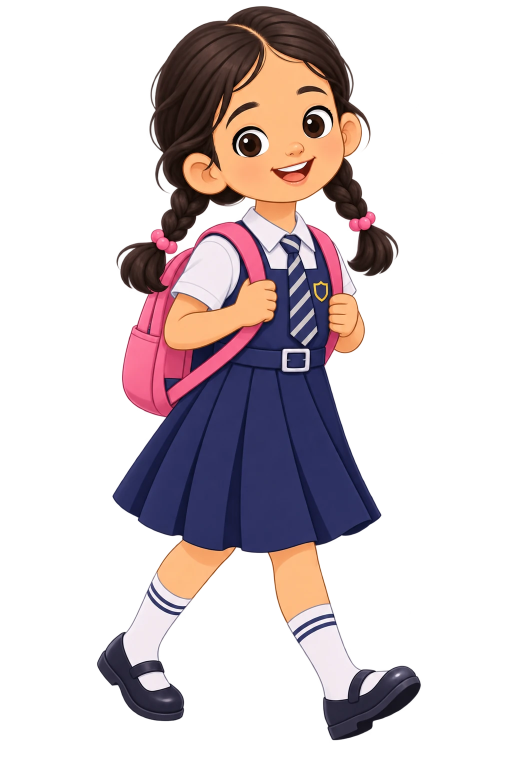
#> input picture HI02H12_L01_S01_dist-20261019T060950Z-1-001/_reskin_tools/demo1_assets/img_demo1_girl_walk.webp, 1024 x 1536 px, found by its file name (shown at 1/2 size); the run also reads 1 picture not shown here
$ python girl_rig_t2.py ../../_reskin_tools/demo1_assets/img_demo1_girl_walk.webp
#> lines starting #> are read from the running program, lines starting #| are printed output that depends on the picture; after the words box and inside, x2 and y2 are one past the last pixel; in counts of white or black regions, pixels touching at a corner belong together
"""girl_rig_t2.py — [girl-wave] (2026-11-02) the T2 girl's wave rig, cut from her own bitmap (demo1_assets/img_demo1_girl_walk.webp,
the frame 706:188's walking girl, 1024x1536, drawn 239x358).

She holds both bag straps with closed fists, so her wave is her RIGHT forearm (the viewer's left) turning up about the elbow with
the fist dissolving into an open palm on the way up — and back. The page shows her as LAYERS (see build.py [girl-wave] and the
PUNCT_SCENE module), bottom to top:
  patch  what lies BEHIND the forearm and the fist, repainted (demo1_girl_patch.png, RGBA, opaque over the body's hole only): the
         pink strap carried from its visible end above the fist to its visible end below the forearm (a cubic curve; its colour
         cross-section sampled from the visible strap, widths interpolated), the pinafore's navy as a plane fitted to the navy
         around the hole, the upper arm's hidden inner edge (skin + outline), the sleeve's corner
  body   the bitmap with a HOLE where the forearm and the fist are (beyond the elbow's keep disc: demo1_girl_body_mask.png)
  eyes   per eye, the bitmap clipped to the eye's interior (demo1_girl_eye{1,2}_mask.png), a sclera disc over the painted iris and
         the iris itself completed (demo1_girl_iris{1,2}.png), which slides to the eye's centre: she looks at the screen
  arm    the forearm + fist from the elbow's cut line (demo1_girl_arm_mask.png), turning about the elbow (as girl_rig.py's)
  palm   the same forearm with an OPEN hand in place of the fist (demo1_girl_palm.png, RGBA): the T3 girl's open palm
         (demo2_assets/img_demo2_girl_ask.webp — the same style and skin), mirrored (her right hand: the thumb to the viewer's
         right once the fingers point up), cut across the palm at its narrowest, scaled to the forearm's width, its fingers along
         the forearm, its outline shifted to this bitmap's maroon; faded in as the arm lifts, out as it lands
Writes demo1_assets/girl_rig/ (the sheets, rig.json with the geometry in bitmap px) and, with --debug, overlays into the folder
given. All sheets are full 1024x1536 (the masks white with the mask in ALPHA — Chrome masks by a raster's alpha), applied at the
girl's box size by CSS. Run: python -X utf8 -I girl_rig_t2.py [--debug <dir>]
"""
import sys, json, pathlib, math
import numpy as np
from PIL import Image, ImageDraw, ImageFilter

SCR = pathlib.Path(__file__).resolve().parent
SRC = SCR / "demo1_assets" / "img_demo1_girl_walk.webp"
SRC3 = SCR / "demo2_assets" / "img_demo2_girl_ask.webp"
OUT = SCR / "demo1_assets" / "girl_rig"; OUT.mkdir(exist_ok=True)
DEBUG = pathlib.Path(sys.argv[sys.argv.index("--debug") + 1]) if "--debug" in sys.argv else None
if DEBUG: DEBUG.mkdir(parents=True, exist_ok=True)

im = Image.open(SRC).convert("RGBA"); W, H = im.size
#> further down, im is the input picture: PIL image 1024x1536 RGBA; mean R, G, B, A 62, 46.5, 50.3, 81.9
assert (W, H) == (1024, 1536), (W, H)
A = np.asarray(im).astype(np.float32); rgb = A[..., :3]; alpha = A[..., 3]
#> after `rgb = A[..., :3]`:
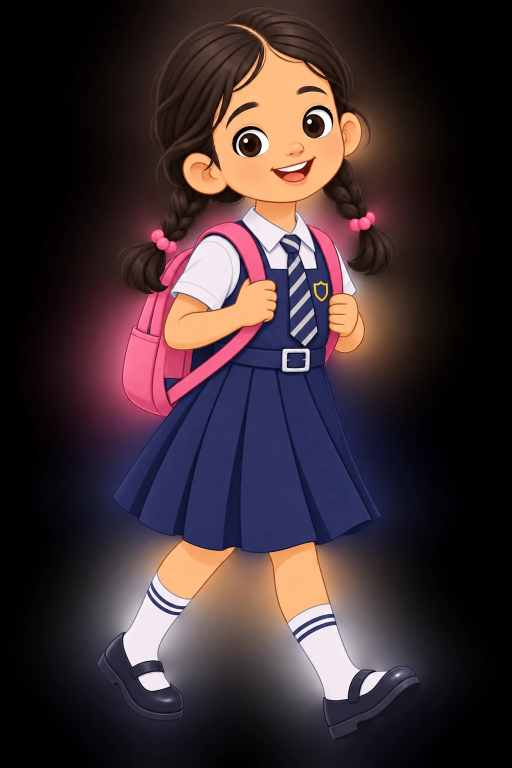
#> rgb: shape (1536, 1024, 3) float32 (shown at 1/2 size); mean R, G, B 62.1, 46.4, 50.3
#> after `alpha = A[..., 3]`:
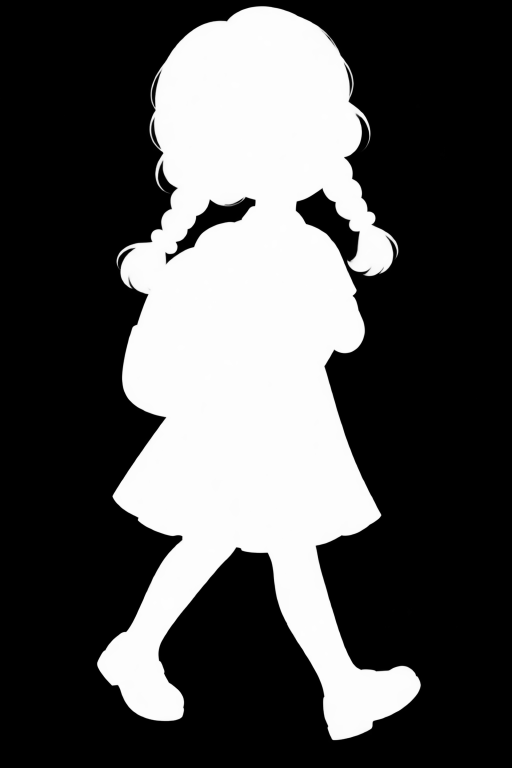
#> alpha: shape (1536, 1024) float32 (shown at 1/2 size); min 0, max 254, mean 81.9
R, G, B = rgb[..., 0], rgb[..., 1], rgb[..., 2]
mx = rgb.max(axis=2); mn = rgb.min(axis=2)
#> after `mx = rgb.max(axis=2)`:
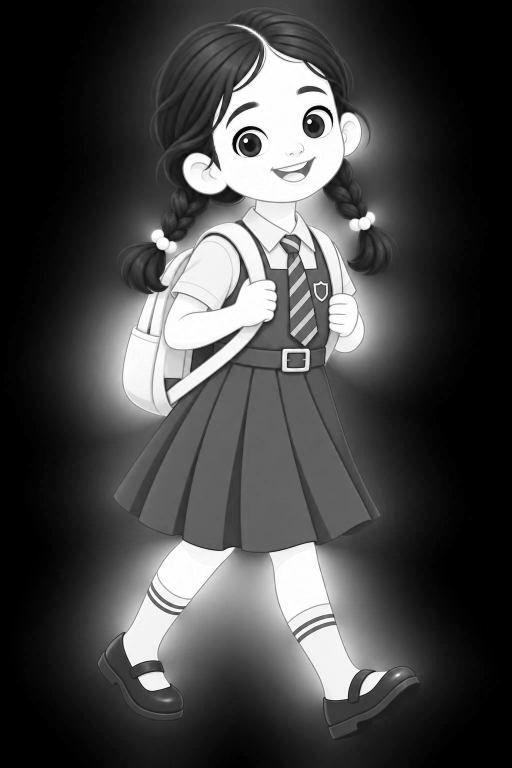
#> mx: shape (1536, 1024) float32 (shown at 1/2 size); min 0, max 255, mean 69.2
#> after `mn = rgb.min(axis=2)`:
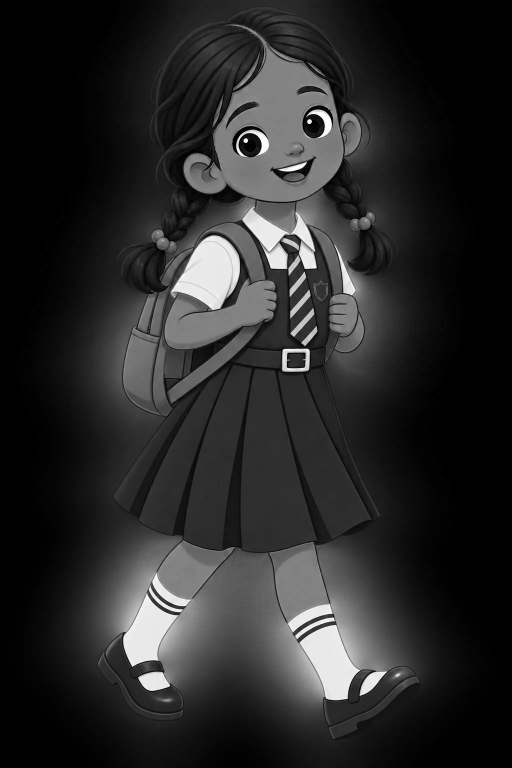
#> mn: shape (1536, 1024) float32 (shown at 1/2 size); min 0, max 255, mean 40.6
solid = alpha > 128
#> solid: shape (1536, 1024) bool; 32.4% white; 1 white region, box (x1, y1, x2, y2) and area: (194, 13, 841, 1480) 509479
YY, XX = np.mgrid[0:H, 0:W].astype(np.float32)

def box_mask(x0, y0, x1, y1):
    m = np.zeros((H, W), bool); m[y0:y1, x0:x1] = True; return m
def dilate(m, r):
    k = int(math.ceil(r)); out = np.zeros_like(m)
    for dy in range(-k, k + 1):
        for dx in range(-k, k + 1):
            if dx * dx + dy * dy > r * r + 1e-6: continue
            out |= np.roll(np.roll(m, dy, 0), dx, 1)
    return out
def erode(m, r): return ~dilate(~m, r)
def soft(m, px):
    f = Image.fromarray((np.clip(m, 0, 1) * 255).astype(np.uint8)).filter(ImageFilter.GaussianBlur(px / 2.0))
    return np.asarray(f).astype(np.float32) / 255.0
def save_mask(m, path):
    a = Image.fromarray((np.clip(m, 0, 1) * 255).astype(np.uint8), "L"); w = Image.new("L", a.size, 255)
    Image.merge("RGBA", [w, w, w, a]).save(path, optimize=True)
def save_rgba(arr, path):
    arr = arr.copy(); arr[arr[..., 3] < 0.5, :3] = 0                        # nothing under the transparent pixels (they compress away)
    Image.fromarray(np.clip(arr, 0, 255).astype(np.uint8), "RGBA").save(path, optimize=True)
def poly_mask(pts):
    pm = Image.new("L", (W, H), 0); ImageDraw.Draw(pm).polygon(pts, fill=255); return np.asarray(pm) > 0
def fit_circle(pts):
    x, y = pts[:, 0], pts[:, 1]
    M = np.column_stack([x, y, np.ones_like(x)]); b = -(x * x + y * y)
    (D, E, F), *_ = np.linalg.lstsq(M, b, rcond=None)
    cx, cy = -D / 2, -E / 2; return cx, cy, math.sqrt(cx * cx + cy * cy - F)
# [5 lines left out: function boundary, not called in this run]
def bilinear(img, x, y):
    """img (H,W,C) float sampled at float coords (arrays)"""
    x0 = np.floor(x).astype(int); y0 = np.floor(y).astype(int); fx = x - x0; fy = y - y0
    x0 = np.clip(x0, 0, W - 2); y0 = np.clip(y0, 0, H - 2)
    c00 = img[y0, x0]; c10 = img[y0, x0 + 1]; c01 = img[y0 + 1, x0]; c11 = img[y0 + 1, x0 + 1]
    return (c00 * (1 - fx)[..., None] * (1 - fy)[..., None] + c10 * fx[..., None] * (1 - fy)[..., None]
            + c01 * (1 - fx)[..., None] * fy[..., None] + c11 * fx[..., None] * fy[..., None])

# ---------- colour classes ----------
skin = solid & (R > 185) & (G > 120) & (B > 80) & (R - B > 45) & (G < 215) & (G - B > 20)   # (G - B: the strap's light pink 255,121,159 is not skin)
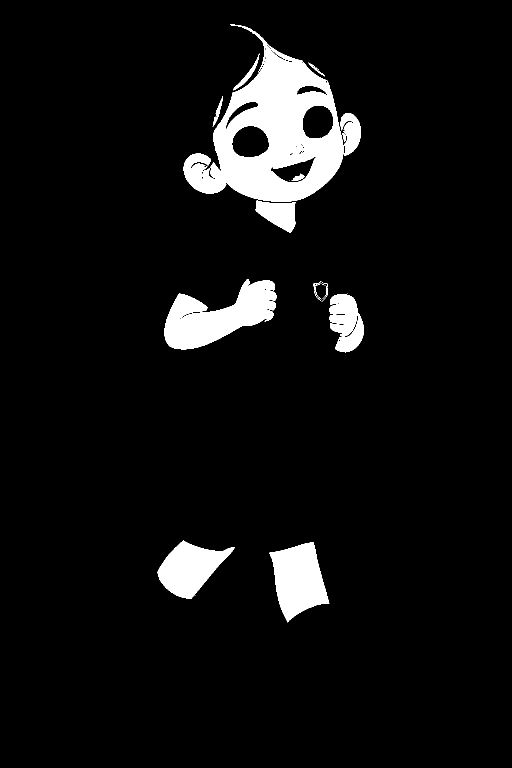
#> skin: shape (1536, 1024) bool (shown at 1/2 size); 6.5% white; 28 white regions (12 under 20 px), largest, box (x1, y1, x2, y2) and area: (367, 49, 687, 404) 50941, (329, 558, 553, 699) 16952, (539, 1084, 659, 1245) 11979
dark = solid & (R < 130) & (G < 95) & (B < 85) & (R > B)                 # the outlines (maroon 78,24,39), the pupils
#> dark: shape (1536, 1024) bool; 6.3% white; 223 white regions (197 under 20 px), largest, box (x1, y1, x2, y2) and area: (299, 13, 741, 484) 69666, (233, 484, 337, 589) 7543, (695, 449, 797, 552) 6343
pink = solid & (R > 200) & (G < 150) & (B > 120) & (B < 200)              # the bag's straps
#> pink: shape (1536, 1024) bool; 1.7% white; 39 white regions (25 under 20 px), largest, box (x1, y1, x2, y2) and area: (246, 668, 322, 830) 6542, (338, 662, 512, 805) 4996, (391, 446, 530, 564) 4494
navy = solid & (B > R + 20) & (B < 140) & (R < 70)                        # the pinafore
#> navy: shape (1536, 1024) bool; 10.9% white; 37 white regions (25 under 20 px), largest, box (x1, y1, x2, y2) and area: (225, 440, 763, 1106) 163353, (382, 664, 473, 741) 1741, (443, 503, 496, 615) 1195
white = solid & (mn > 205)
#> white: shape (1536, 1024) bool; 3% white; 89 white regions (67 under 20 px), largest, box (x1, y1, x2, y2) and area: (343, 472, 479, 620) 11690, (600, 1250, 720, 1400) 9648, (247, 1187, 356, 1333) 7907
report = {"bitmap": [W, H]}

# ================= the arm: her right forearm + fist (the viewer's left), beyond the elbow =================
P = np.array([416.0, 650.0]); R_KEEP = 35.0; CUT = 8.0; WRIST = 76.0
u = np.array([140.0, -60.0]); u /= np.linalg.norm(u)                       # along the forearm toward the fist (up-right)
n = np.array([-u[1], u[0]])                                                # across it (down-right)
POLY = [(393, 592), (430, 575), (470, 556), (478, 540), (562, 540), (562, 672), (520, 695), (441, 708)]
poly = poly_mask(POLY)
# the arm = the fist's / forearm's skin grown over its own outline (3.5 px) but never into the strap, the shirt or the pinafore,
# kept to the piece connected to the skin (no specks of the strap's edge lines)
seed = skin & poly; seed = erode(dilate(seed, 2.5), 2.5)                   # the creases filled
#> after the loop in dilate, `for dy in range(-k, k + 1):`:
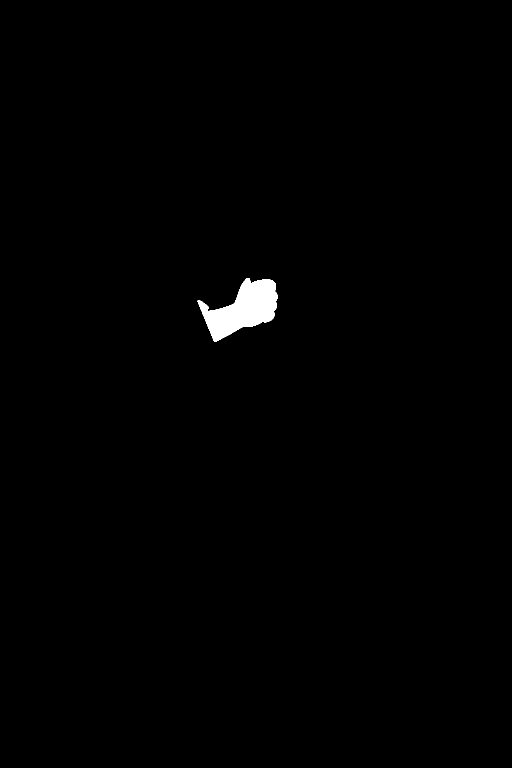
#> out: shape (1536, 1024) bool (shown at 1/2 size); 0.67% white; 1 white region, box (x1, y1, x2, y2) and area: (395, 556, 555, 684) 10523
grow = dilate(seed, 3.5) & poly & ~pink & ~white & ~navy
#> grow: shape (1536, 1024) bool; 0.68% white; 1 white region, box (x1, y1, x2, y2) and area: (396, 555, 556, 685) 10677
arm_bool = seed.copy()
for _ in range(8):
    nxt = dilate(arm_bool, 1.0) & grow
    if (nxt == arm_bool).all(): break
    arm_bool = nxt
arm_bool = erode(dilate(arm_bool, 2.0), 2.0)
#> after the loop in dilate (call 9), `for dy in range(-k, k + 1):`:
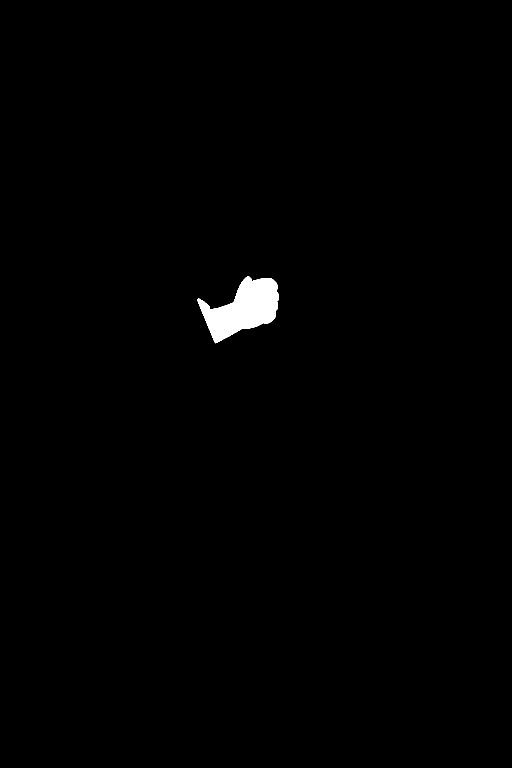
#> out: shape (1536, 1024) bool (shown at 1/2 size); 0.74% white; 1 white region, box (x1, y1, x2, y2) and area: (394, 553, 558, 687) 11618
#> (the rest of the program and of its run is left out)
